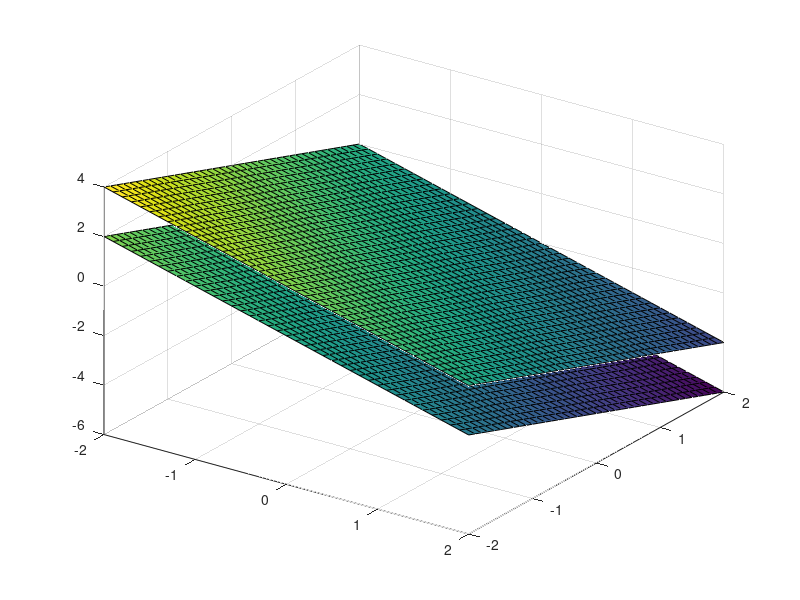

MATLAB code to generate this figure:
% Task 7
figure(1) % create or activate a figure with number 1
clf % clear the figure
hold on % the following plots will be superposed in the same figure
grid on % visible grid lines
x = -2 : 0.1 : 2; % plotting intervall in x-direction
y = -2 : 0.1 : 2; % plotting intervall in y-direction
[X, Y ] = meshgrid(x, y); % create a mesh of (x, y)-coordinate points in the xy-plane
Z = -X - Y;% define a z-value for each (x, y)-coordinate
Z1 = -X - Y - 2; % different z-value for second plane
surf(X, Y, Z) % plots a surface
surf(X, Y, Z1) % plots a second paralel surface
view(35, 35) % choose the viewing angle
% can be changed with the rotation arrow in the figure
hold off % inactivate the figure